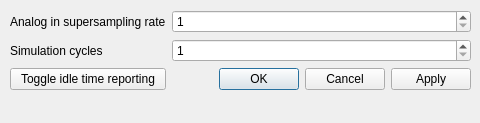
<?xml version="1.0" encoding="UTF-8"?>
<ui version="4.0">
 <class>PerformanceDialog</class>
 <widget class="QDialog" name="PerformanceDialog">
  <property name="geometry">
   <rect>
    <x>0</x>
    <y>0</y>
    <width>480</width>
    <height>123</height>
   </rect>
  </property>
  <property name="windowTitle">
   <string>Performance settings</string>
  </property>
  <widget class="QWidget" name="layoutWidget">
   <property name="geometry">
    <rect>
     <x>10</x>
     <y>10</y>
     <width>461</width>
     <height>82</height>
    </rect>
   </property>
   <layout class="QGridLayout" name="gridLayout">
    <item row="2" column="0">
     <widget class="QPushButton" name="reportingToggle">
      <property name="toolTip">
       <string>&lt;html&gt;&lt;head/&gt;&lt;body&gt;&lt;p&gt;Gather data about analog input timing. This feature is recommended for analytical purposes only, as it increases load and may contribute to timing inaccuracies.&lt;/p&gt;&lt;/body&gt;&lt;/html&gt;</string>
      </property>
      <property name="text">
       <string>Toggle idle time reporting</string>
      </property>
     </widget>
    </item>
    <item row="0" column="0">
     <widget class="QLabel" name="label">
      <property name="text">
       <string>Analog in supersampling rate</string>
      </property>
     </widget>
    </item>
    <item row="0" column="1">
     <widget class="QSpinBox" name="ai_supersampling">
      <property name="toolTip">
       <string>&lt;html&gt;&lt;head/&gt;&lt;body&gt;&lt;p&gt;This setting allows you to increase the number of acquisitions from analog input per time step. Increasing this number helps to neutralise noise, as the acquisitions are averaged to yield a single sample per time step. On the other hand, high supersampling rates may cause frequent timer overruns.&lt;/p&gt;&lt;p&gt;To diagnose the potential of your setup to increase the supersampling rate, use the idle time reporting toggle on test runs.&lt;/p&gt;&lt;/body&gt;&lt;/html&gt;</string>
      </property>
      <property name="minimum">
       <number>1</number>
      </property>
     </widget>
    </item>
    <item row="2" column="1">
     <widget class="QDialogButtonBox" name="buttonBox">
      <property name="orientation">
       <enum>Qt::Horizontal</enum>
      </property>
      <property name="standardButtons">
       <set>QDialogButtonBox::Apply|QDialogButtonBox::Cancel|QDialogButtonBox::Ok</set>
      </property>
     </widget>
    </item>
    <item row="1" column="0">
     <widget class="QLabel" name="label_2">
      <property name="text">
       <string>Simulation cycles</string>
      </property>
     </widget>
    </item>
    <item row="1" column="1">
     <widget class="QSpinBox" name="simCycles">
      <property name="toolTip">
       <string>&lt;html&gt;&lt;head/&gt;&lt;body&gt;&lt;p&gt;Number of computation cycles per time step. Higher values improve modelling accuracy, but increase simulation time requirements roughly linearly.&lt;/p&gt;&lt;/body&gt;&lt;/html&gt;</string>
      </property>
      <property name="minimum">
       <number>1</number>
      </property>
      <property name="maximum">
       <number>1000000</number>
      </property>
     </widget>
    </item>
   </layout>
  </widget>
 </widget>
 <resources/>
 <connections>
  <connection>
   <sender>buttonBox</sender>
   <signal>accepted()</signal>
   <receiver>PerformanceDialog</receiver>
   <slot>accept()</slot>
   <hints>
    <hint type="sourcelabel">
     <x>248</x>
     <y>254</y>
    </hint>
    <hint type="destinationlabel">
     <x>157</x>
     <y>274</y>
    </hint>
   </hints>
  </connection>
  <connection>
   <sender>buttonBox</sender>
   <signal>rejected()</signal>
   <receiver>PerformanceDialog</receiver>
   <slot>reject()</slot>
   <hints>
    <hint type="sourcelabel">
     <x>316</x>
     <y>260</y>
    </hint>
    <hint type="destinationlabel">
     <x>286</x>
     <y>274</y>
    </hint>
   </hints>
  </connection>
 </connections>
</ui>
